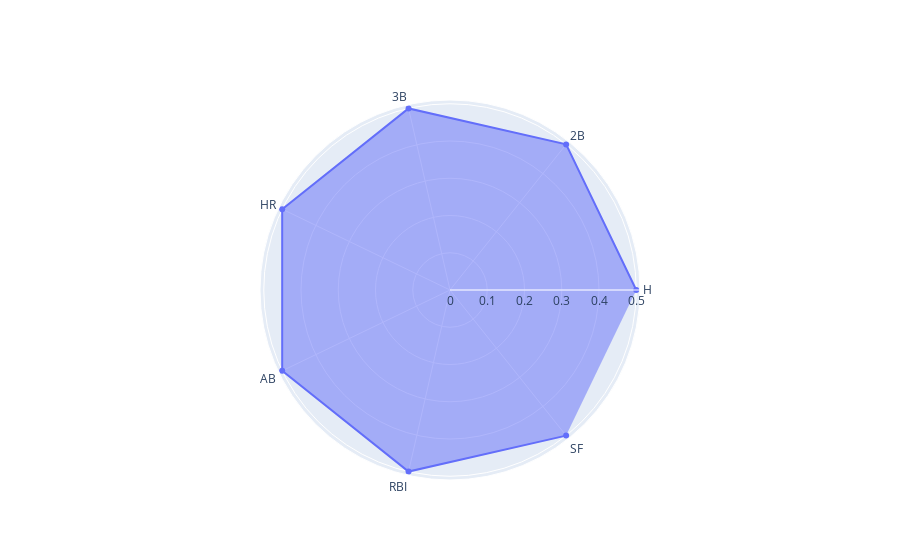
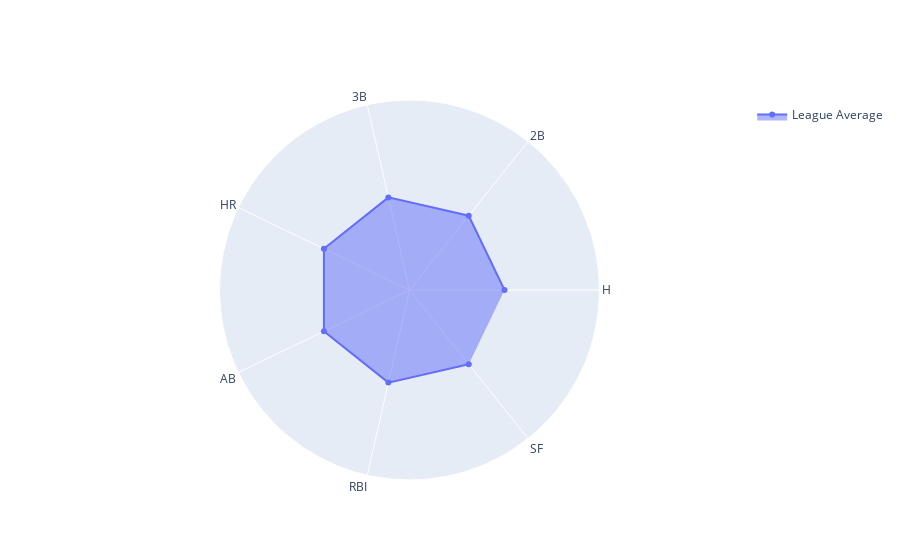

Source (notebook cell) for these figures, in order:
### Code cell
# Build App

categories = ["H", "2B", "3B", "HR", "AB", "RBI", "SF"] #creates categories for radar plot
fig1=go.Figure() #creates blank plot
fig1.add_trace(go.Scatterpolar( #creates scatter plot structure 
    r=[0.5, 0.5,0.5, 0.5, 0.5, 0.5, 0.5], #adds league average percentiles as values for each category
    theta=categories, #sets categories to radar plot
    fill='toself', #visual effect
    name="League Average")) #names the average plot
fig1.update_layout( #visual effects
    polar=dict(
        radialaxis=dict( 
            visible=False, #hides radial axis
            range=[0,1])), #sets the range of the radar plot from 0 to 1, as all percentiles fall between these values
    showlegend=True) #shows legend for the radar plot

#fig3=go.Figure() #creates blank plot eventually used for pie chart

#app structural stuff
app = JupyterDash(__name__) 
app.layout = html.Div([
    html.H1("SAL384 Project: Player Comparison App"), #inserts title
    html.Label([
        "Player:",#places text before input box 
        dcc.Input( #creates input box
            id='name_input', type='text', #sets id for input box and limits input to text
            placeholder='Enter Player Name' #placeholder value for input box
            )
    ]),
    html.P('Radar Plot: Comparing 7 player batting statistic percentiles vs. league average (excl. Pitchers).'), #adds description of radar plot
    html.P('Pie Chart: Displaying player hit type distribution.'), #adds description of pie chart
    html.P('Scatter Plot: Comparing player slugging percentage against runs scored. Player selected highlighted in red.'), #adds description of scatter plot
        dcc.Graph(figure=fig1, id="fig1", style={'display':'inline-block', 'width':'40%'}),#radar plot 
        #inline block allows for figures to be side by side 
        #width changes their size such that they actually fit on the same line
        dcc.Graph(figure=fig3, id="fig3", style={'display': 'inline-block', 'width':'40%'}),#pie chart
        dcc.Graph(figure=fig2, id="fig2", #scatter plot format
             config={
                 #scatter plot options
                 'staticPlot':False, #allows for zoom
                 'scrollZoom':True, #can zoom using scroll wheel
                 'doubleClick':'reset', #double clicking on the scatter plot resets it
                 'showTips':True, #shows a tip that tells users about the double click
                 'displayModeBar':True,
                 'watermark':True
             })
])


@app.callback(                #callback for radar plot, calls on id
    Output('fig1', 'figure'), #output is the radar plot
    [Input("name_input", "value")] #input is a user typing a player's name
)

def update_figure(Player):   #updates the radar plot, takes 
    fig1=go.Figure() #creates blank plot
    fig1.add_trace(go.Scatterpolar( #create radar plot
        r=[0.5, 0.5,0.5, 0.5, 0.5, 0.5, 0.5], #average values 
        theta=categories, #adds categories to radar plot
        fill='toself', #visual effect
        name="League Average")) #names average plot
    fig1.update_layout( #updates radar plot
        polar=dict(
        radialaxis=dict(
        visible=False, #hides radial axis
        range=[0,1])), #sets the range of the radar plot from 0 to 1, as all percentiles fall between these values
        showlegend=True) #shows legend for the radar plot
    if(len(batting_data[batting_data['Name'] == Player]) > 0): #if statement that prevents plots from showing up unless a player's full name is entered
        x_row=batting_data[batting_data['Name'] == Player].index[0] #gets row number associated with player name
        player_hits=batting_data['H_percentile'][x_row] #gets player hits percentile
        player_doubles=batting_data['2B_percentile'][x_row]#gets player doubles percentile
        player_triples=batting_data['3B_percentile'][x_row]#gets player triples percentile
        player_hrs=batting_data['HR_percentile'][x_row]#gets player home runs percentile
        player_AB=batting_data['AB_percentile'][x_row]#gets player at bats percentile
        player_RBI=batting_data['RBI_percentile'][x_row]#gets player RBIs percentile
        player_SF=batting_data['SF_percentile'][x_row]#gets player sac flies percentile
        fig1.add_trace(go.Scatterpolar( #adds player values to radar plot
            r=[player_hits, player_doubles, player_triples, player_hrs, player_AB,
              player_RBI, player_SF], 
            theta=categories,
            fill='toself',
            name=Player))
    return(fig1) #returns completed radar plot


@app.callback( #Define callback to update scatter plot
    Output('fig2', 'figure'), #output is the scatter plot
    [Input("name_input", "value")]
)

def update_scatter(Player): #updates scatter plot
    fig2=go.Figure() #creates a blank figure
    if(len(batting_data[batting_data['Name'] == Player]) > 0): #if statement that prevents plots from showing up unless a player's full name is entered
        x_row=batting_data[batting_data['Name'] == Player].index[0] #gets row number associated with player name
        batting_data["Ind"] = (batting_data["Name"] == Player).astype(str) #player indicator column to highlight player mark
        fig2=px.scatter(batting_data, x='SLG', y='R', hover_data=["Name", "Team", "Pos"], color="Ind") #creates scatter plot
        fig2.update_layout(showlegend=False) #hides legend
    return(fig2) #returns scatter plot
#Run app and display result inline in the notebook
app.run_server(debug=True, use_reloader=False)

@app.callback( #Define callback to update pie chart
    Output('fig3', 'figure'), #output is the pie chart
    [Input("name_input", "value")]
)

def update_pie(Player): #updates pie chart
    if(len(batting_data[batting_data['Name'] == Player]) > 0):  #if statement that prevents plots from showing up unless a player's full name is entered
        y_row=batting_data[batting_data['Name'] == Player].index[0]  #gets row number associated with player name
        labels=['Singles', 'Doubles', 'Triples', 'Home Runs'] #sets labels for different sections of pie chart
        values= [batting_data['Singles'][y_row], batting_data['2B'][y_row], batting_data['3B'][y_row], batting_data['HR'][y_row]] #gets player values onto pie chart
        fig3=go.Figure(data=[go.Pie(labels=labels, values=values)]) #creates pie chart
        return(fig3) #returns pie chart
app.run_server() #runs app

### Figure 1 — Plotly figure (JSON) as saved in the notebook; plotly's stock layout.template omitted (floating-point values rounded to 4 significant figures)
{"data": [{"fill": "toself", "name": "League Average", "r": [0.5, 0.5, 0.5, 0.5, 0.5, 0.5, 0.5], "theta": ["H", "2B", "3B", "HR", "AB", "RBI", "SF"], "type": "scatterpolar"}], "layout": {}}

### Figure 2 — Plotly figure (JSON) as saved in the notebook; plotly's stock layout.template omitted (floating-point values rounded to 4 significant figures)
{"data": [{"fill": "toself", "name": "League Average", "r": [0.5, 0.5, 0.5, 0.5, 0.5, 0.5, 0.5], "theta": ["H", "2B", "3B", "HR", "AB", "RBI", "SF"], "type": "scatterpolar"}], "layout": {"polar": {"radialaxis": {"range": [0, 1], "visible": false}}, "showlegend": true}}
